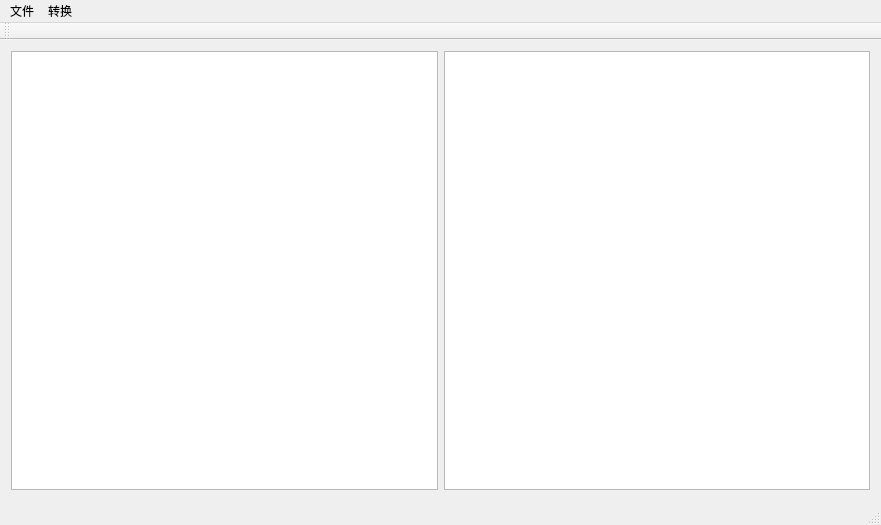
<?xml version="1.0" encoding="UTF-8"?>
<ui version="4.0">
 <class>MainWindow</class>
 <widget class="QMainWindow" name="MainWindow">
  <property name="geometry">
   <rect>
    <x>0</x>
    <y>0</y>
    <width>881</width>
    <height>525</height>
   </rect>
  </property>
  <property name="mouseTracking">
   <bool>true</bool>
  </property>
  <property name="acceptDrops">
   <bool>true</bool>
  </property>
  <property name="windowTitle">
   <string>MainWindow</string>
  </property>
  <widget class="QWidget" name="centralWidget">
   <widget class="QWidget" name="">
    <property name="geometry">
     <rect>
      <x>0</x>
      <y>0</y>
      <width>881</width>
      <height>461</height>
     </rect>
    </property>
    <layout class="QHBoxLayout" name="horizontalLayout">
     <item>
      <widget class="GraphicsView" name="leftGraphicsView"/>
     </item>
     <item>
      <widget class="GraphicsView" name="rightGraphicsView"/>
     </item>
    </layout>
   </widget>
  </widget>
  <widget class="QMenuBar" name="menuBar">
   <property name="geometry">
    <rect>
     <x>0</x>
     <y>0</y>
     <width>881</width>
     <height>22</height>
    </rect>
   </property>
   <property name="nativeMenuBar">
    <bool>true</bool>
   </property>
   <widget class="QMenu" name="menuFile">
    <property name="title">
     <string>文件</string>
    </property>
    <addaction name="actionOpen"/>
    <addaction name="actionClose"/>
    <addaction name="actionSave"/>
    <addaction name="actionSave_AS"/>
    <addaction name="separator"/>
    <addaction name="actionExit"/>
   </widget>
   <widget class="QMenu" name="menuTransform">
    <property name="title">
     <string>转换</string>
    </property>
   </widget>
   <addaction name="menuFile"/>
   <addaction name="menuTransform"/>
  </widget>
  <widget class="QToolBar" name="toolBar">
   <attribute name="toolBarArea">
    <enum>TopToolBarArea</enum>
   </attribute>
   <attribute name="toolBarBreak">
    <bool>false</bool>
   </attribute>
  </widget>
  <widget class="QStatusBar" name="statusBar"/>
  <action name="actionRestore">
   <property name="text">
    <string>Restore</string>
   </property>
  </action>
  <action name="actionHistogram">
   <property name="text">
    <string>Histogram</string>
   </property>
  </action>
  <action name="actionOpen">
   <property name="text">
    <string>打开</string>
   </property>
  </action>
  <action name="actionClose">
   <property name="text">
    <string>关闭</string>
   </property>
  </action>
  <action name="actionSave">
   <property name="text">
    <string>保存</string>
   </property>
  </action>
  <action name="actionSave_AS">
   <property name="text">
    <string>另存为</string>
   </property>
  </action>
  <action name="actionExit">
   <property name="text">
    <string>Exit</string>
   </property>
  </action>
  <action name="actionAdjust">
   <property name="text">
    <string>Adjust</string>
   </property>
  </action>
 </widget>
 <layoutdefault spacing="6" margin="11"/>
 <customwidgets>
  <customwidget>
   <class>GraphicsView</class>
   <extends>QGraphicsView</extends>
   <header location="global">graphicsview.h</header>
  </customwidget>
 </customwidgets>
 <resources/>
 <connections/>
</ui>
